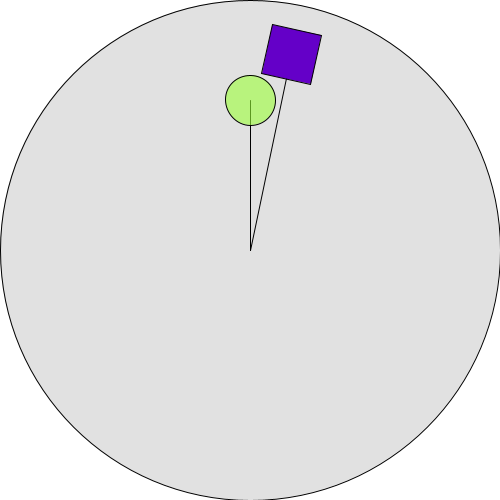
Frame 1 (no input)
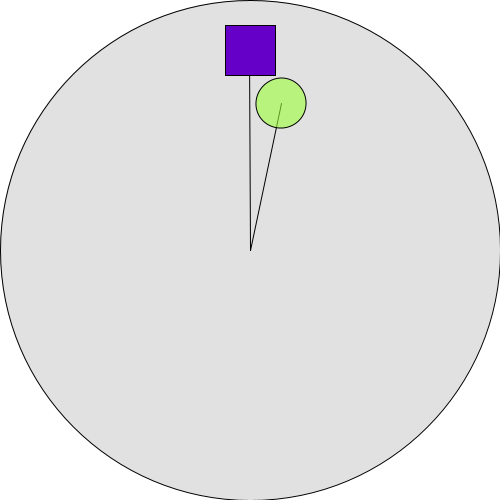
Frame 60 (the mouse pressed at the canvas centre just before this capture)
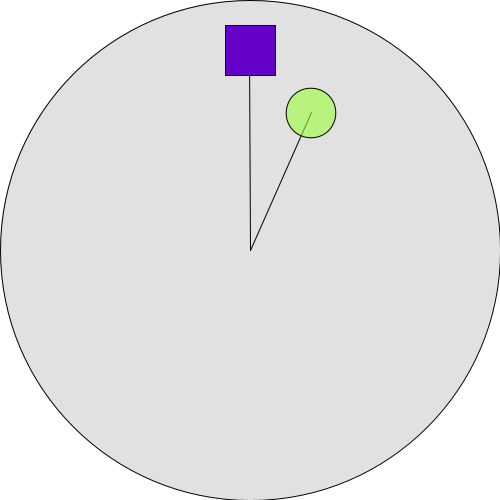
Frame 120 (the mouse held since frame 60 and released just before this capture)

The Processing sketch that drew these frames (run headless with seeded random() and noise(); from frame 60 on, the mouse is pressed at the canvas centre):

// Processing sketch: Example3
// ── Example3.pde
int rectangleHeight = 50;
int rectangleWidth =  50;

int centreX = 250;
int centreY = 250;

int red = 100;
int green = 0;
int blue = 200;

int spinspeed = 60;

// ── business.pde

void setup()
{
  size(500, 500);
  smooth();
  rectMode(CENTER);
  frameRate(30);
}

void draw()
{
  
  translate(centreX, centreY);
  background(255);
  fill(100, 50);
  ellipse(0,0,width, height);
  
  pushMatrix();
    rotate(PI*2*frameCount*spinspeed/1800.0);
    line(0,0,0,-200);
    fill(red, green, blue);
    rect(0, -200, rectangleHeight, rectangleWidth);  
  popMatrix();
  
  pushMatrix();
    rotate(PI*2*frameCount*spinspeed/(60*1800.0));
    line(0,0,0,-150);
    fill(255-red, 255-green, 255-blue, 150);
    ellipse(0, -150, rectangleHeight, rectangleWidth);
  popMatrix();
  
  
  
  
}
